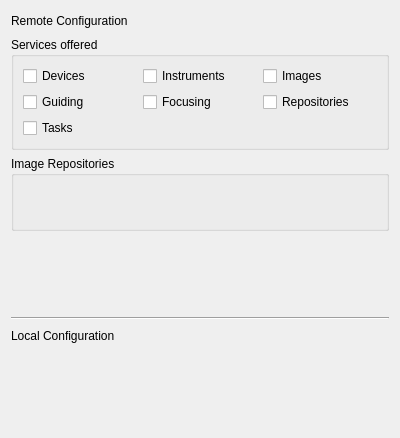
<?xml version="1.0" encoding="UTF-8"?>
<ui version="4.0">
 <class>snowgui::configurationdialog</class>
 <widget class="QDialog" name="snowgui::configurationdialog">
  <property name="geometry">
   <rect>
    <x>0</x>
    <y>0</y>
    <width>400</width>
    <height>438</height>
   </rect>
  </property>
  <property name="windowTitle">
   <string>Dialog</string>
  </property>
  <layout class="QVBoxLayout" name="verticalLayout">
   <item>
    <widget class="QLabel" name="remoteconfigurationLabel">
     <property name="minimumSize">
      <size>
       <width>0</width>
       <height>20</height>
      </size>
     </property>
     <property name="maximumSize">
      <size>
       <width>16777215</width>
       <height>20</height>
      </size>
     </property>
     <property name="text">
      <string>Remote Configuration</string>
     </property>
    </widget>
   </item>
   <item>
    <widget class="QGroupBox" name="servicesofferedGroup">
     <property name="title">
      <string>Services offered </string>
     </property>
     <layout class="QGridLayout" name="gridLayout">
      <item row="1" column="2">
       <widget class="QCheckBox" name="repositoriesCheckBox">
        <property name="text">
         <string>Repositories</string>
        </property>
       </widget>
      </item>
      <item row="0" column="0">
       <widget class="QCheckBox" name="devicesCheckBox">
        <property name="text">
         <string>Devices</string>
        </property>
       </widget>
      </item>
      <item row="0" column="1">
       <widget class="QCheckBox" name="instrumentsCheckBox">
        <property name="text">
         <string>Instruments</string>
        </property>
       </widget>
      </item>
      <item row="1" column="1">
       <widget class="QCheckBox" name="focusingCheckBox">
        <property name="text">
         <string>Focusing</string>
        </property>
       </widget>
      </item>
      <item row="1" column="0">
       <widget class="QCheckBox" name="guidingCheckBox">
        <property name="text">
         <string>Guiding</string>
        </property>
       </widget>
      </item>
      <item row="0" column="2">
       <widget class="QCheckBox" name="imagesCheckBox">
        <property name="text">
         <string>Images</string>
        </property>
       </widget>
      </item>
      <item row="2" column="0">
       <widget class="QCheckBox" name="tasksCheckBox">
        <property name="text">
         <string>Tasks</string>
        </property>
       </widget>
      </item>
     </layout>
    </widget>
   </item>
   <item>
    <widget class="QGroupBox" name="groupBox">
     <property name="title">
      <string>Image Repositories</string>
     </property>
     <layout class="QVBoxLayout" name="verticalLayout_2">
      <item>
       <widget class="snowgui::repositoryconfigurationwidget" name="widget_3" native="true"/>
      </item>
     </layout>
    </widget>
   </item>
   <item>
    <widget class="QWidget" name="widget" native="true"/>
   </item>
   <item>
    <widget class="Line" name="line">
     <property name="orientation">
      <enum>Qt::Horizontal</enum>
     </property>
    </widget>
   </item>
   <item>
    <widget class="QLabel" name="localconfigurationLabel">
     <property name="minimumSize">
      <size>
       <width>0</width>
       <height>20</height>
      </size>
     </property>
     <property name="maximumSize">
      <size>
       <width>16777215</width>
       <height>20</height>
      </size>
     </property>
     <property name="text">
      <string>Local Configuration</string>
     </property>
    </widget>
   </item>
   <item>
    <widget class="QWidget" name="widget_2" native="true"/>
   </item>
  </layout>
 </widget>
 <customwidgets>
  <customwidget>
   <class>snowgui::repositoryconfigurationwidget</class>
   <extends>QWidget</extends>
   <header>repositoryconfigurationwidget.h</header>
   <container>1</container>
  </customwidget>
 </customwidgets>
 <resources/>
 <connections/>
</ui>
